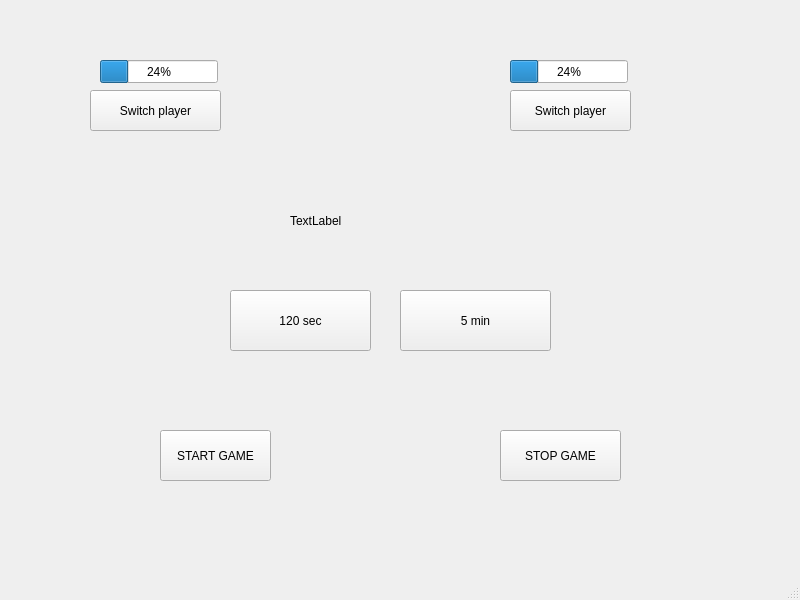
<?xml version="1.0" encoding="UTF-8"?>
<ui version="4.0">
 <class>MainWindow</class>
 <widget class="QMainWindow" name="MainWindow">
  <property name="geometry">
   <rect>
    <x>0</x>
    <y>0</y>
    <width>800</width>
    <height>600</height>
   </rect>
  </property>
  <property name="windowTitle">
   <string>MainWindow</string>
  </property>
  <widget class="QWidget" name="centralwidget">
   <widget class="QLabel" name="label">
    <property name="geometry">
     <rect>
      <x>290</x>
      <y>190</y>
      <width>181</width>
      <height>61</height>
     </rect>
    </property>
    <property name="text">
     <string>TextLabel</string>
    </property>
   </widget>
   <widget class="QProgressBar" name="progressBar">
    <property name="geometry">
     <rect>
      <x>100</x>
      <y>60</y>
      <width>118</width>
      <height>23</height>
     </rect>
    </property>
    <property name="value">
     <number>24</number>
    </property>
   </widget>
   <widget class="QProgressBar" name="progressBar_2">
    <property name="geometry">
     <rect>
      <x>510</x>
      <y>60</y>
      <width>118</width>
      <height>23</height>
     </rect>
    </property>
    <property name="value">
     <number>24</number>
    </property>
   </widget>
   <widget class="QPushButton" name="switch1">
    <property name="geometry">
     <rect>
      <x>90</x>
      <y>90</y>
      <width>131</width>
      <height>41</height>
     </rect>
    </property>
    <property name="text">
     <string>Switch player</string>
    </property>
   </widget>
   <widget class="QPushButton" name="switch2">
    <property name="geometry">
     <rect>
      <x>510</x>
      <y>90</y>
      <width>121</width>
      <height>41</height>
     </rect>
    </property>
    <property name="text">
     <string>Switch player</string>
    </property>
   </widget>
   <widget class="QPushButton" name="twoMin">
    <property name="geometry">
     <rect>
      <x>230</x>
      <y>290</y>
      <width>141</width>
      <height>61</height>
     </rect>
    </property>
    <property name="text">
     <string>120 sec</string>
    </property>
   </widget>
   <widget class="QPushButton" name="fiveMin">
    <property name="geometry">
     <rect>
      <x>400</x>
      <y>290</y>
      <width>151</width>
      <height>61</height>
     </rect>
    </property>
    <property name="text">
     <string>5 min</string>
    </property>
   </widget>
   <widget class="QPushButton" name="startBtn">
    <property name="geometry">
     <rect>
      <x>160</x>
      <y>430</y>
      <width>111</width>
      <height>51</height>
     </rect>
    </property>
    <property name="text">
     <string>START GAME</string>
    </property>
   </widget>
   <widget class="QPushButton" name="stopBtn">
    <property name="geometry">
     <rect>
      <x>500</x>
      <y>430</y>
      <width>121</width>
      <height>51</height>
     </rect>
    </property>
    <property name="text">
     <string>STOP GAME</string>
    </property>
   </widget>
  </widget>
  <widget class="QMenuBar" name="menubar">
   <property name="geometry">
    <rect>
     <x>0</x>
     <y>0</y>
     <width>800</width>
     <height>21</height>
    </rect>
   </property>
  </widget>
  <widget class="QStatusBar" name="statusbar"/>
 </widget>
 <resources/>
 <connections/>
</ui>
